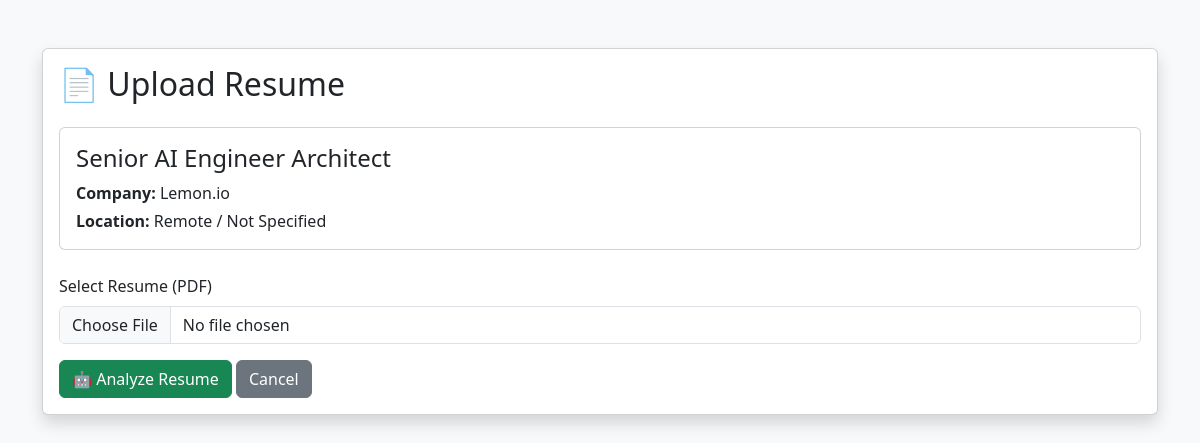
The page /upload_resume/1 on the database as committed earlier.
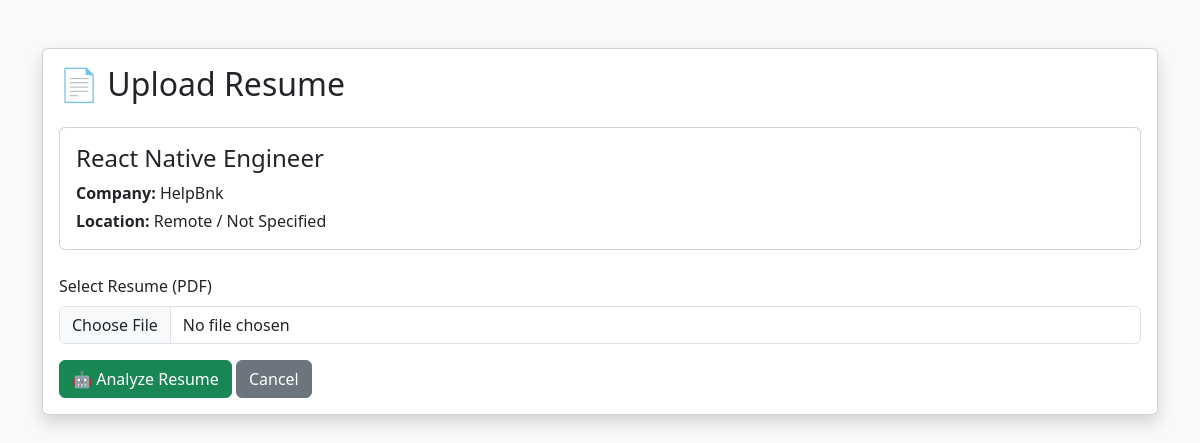
The same page on the database as committed later.
### database/models.py (models this page shows)
class Job(Base):
    __tablename__ = "jobs"
    id = Column(Integer, primary_key=True)
    company = Column(String)
    title = Column(String)
    location = Column(String)
    experience = Column(String)
    salary = Column(String)
    source = Column(String)
    posted_date = Column(String)
    description = Column(String)
    url = Column(String, unique=True)
    match_score = Column(Integer)
    status = Column(String, default="New")

### dashboard/app.py (the view, shortened to what this page needs)
@app.route("/upload_resume/<int:job_id>", methods=["GET", "POST"])
def upload_resume(job_id):
    session = SessionLocal()
    try:
        job = session.query(Job).filter(Job.id == job_id).first()
        if not job:
            return "Job Not Found", 404
        cleaned_description = clean_job_description(job.description)
        return render_template(
            "upload_resume.html",
            job=job,
            cleaned_description=cleaned_description
        )
    finally:
        session.close()

### utils/text_cleaner.py (called while the page is built)
def clean_job_description(text):
    if not text:
        return ""
    text = re.sub(r"<br\s*/?>", "\n", text, flags=re.IGNORECASE)
    text = re.sub(r"<[^>]+>", "", text)
    spam_patterns = [
        r"Please mention.*?human\.",
        r"Please include.*?application\.",
        r"Companies can search these words.*",
        r"This is a beta feature.*",
    ]
    for pattern in spam_patterns:
        text = re.sub(
            pattern,
            "",
            text,
            flags=re.IGNORECASE | re.DOTALL,
        )
    text = re.sub(r"[ \t]+", " ", text)
    text = re.sub(r"\n{3,}", "\n\n", text)
    return text.strip()

### templates/upload_resume.html (shortened to what this page needs)
<!DOCTYPE html>
<html lang="en">
<head>
    <link href="https://cdn.jsdelivr.net/npm/bootstrap@5.3.3/dist/css/bootstrap.min.css" rel="stylesheet">
</head>
<body class="bg-light">
    <div class="container py-5">
        <div class="card shadow">
            <div class="card-body">
                <h2 class="mb-4">📄 Upload Resume</h2>
                <div class="card mb-4">
                    <div class="card-body">
                        <h4>{{ job.title }}</h4>
                        <p class="mb-1">
                            <strong>Company:</strong> {{ job.company }}
                        </p>
                        <p class="mb-0">
                            <strong>Location:</strong>
                            {{ job.location if job.location else "Remote / Not Specified" }}
                        </p>
                    </div>
                </div>
                <form
                    action="{{ url_for('upload_resume', job_id=job.id) }}"
                    method="POST"
                    enctype="multipart/form-data"
                >
                    <div class="mb-3">
                        <label class="form-label">
                            Select Resume (PDF)
                        </label>
                        <input
                            type="file"
                            name="resume"
                            class="form-control"
                            accept=".pdf"
                            required
                        >
                    </div>
                    <button
                        type="submit"
                        class="btn btn-success"
                    >
                        🤖 Analyze Resume
                    </button>
                    <a
                        href="{{ url_for('index') }}"
                        class="btn btn-secondary"
                    >
                        Cancel
                    </a>
                </form>
            </div>
        </div>
    </div>
</body>
</html>

Rows that differ between the two databases and show on the page:
changed Job "Remote / Not Specified": title "Senior AI Engineer Architect" → "React Native Engineer"; company "Lemon.io" → "HelpBnk"
